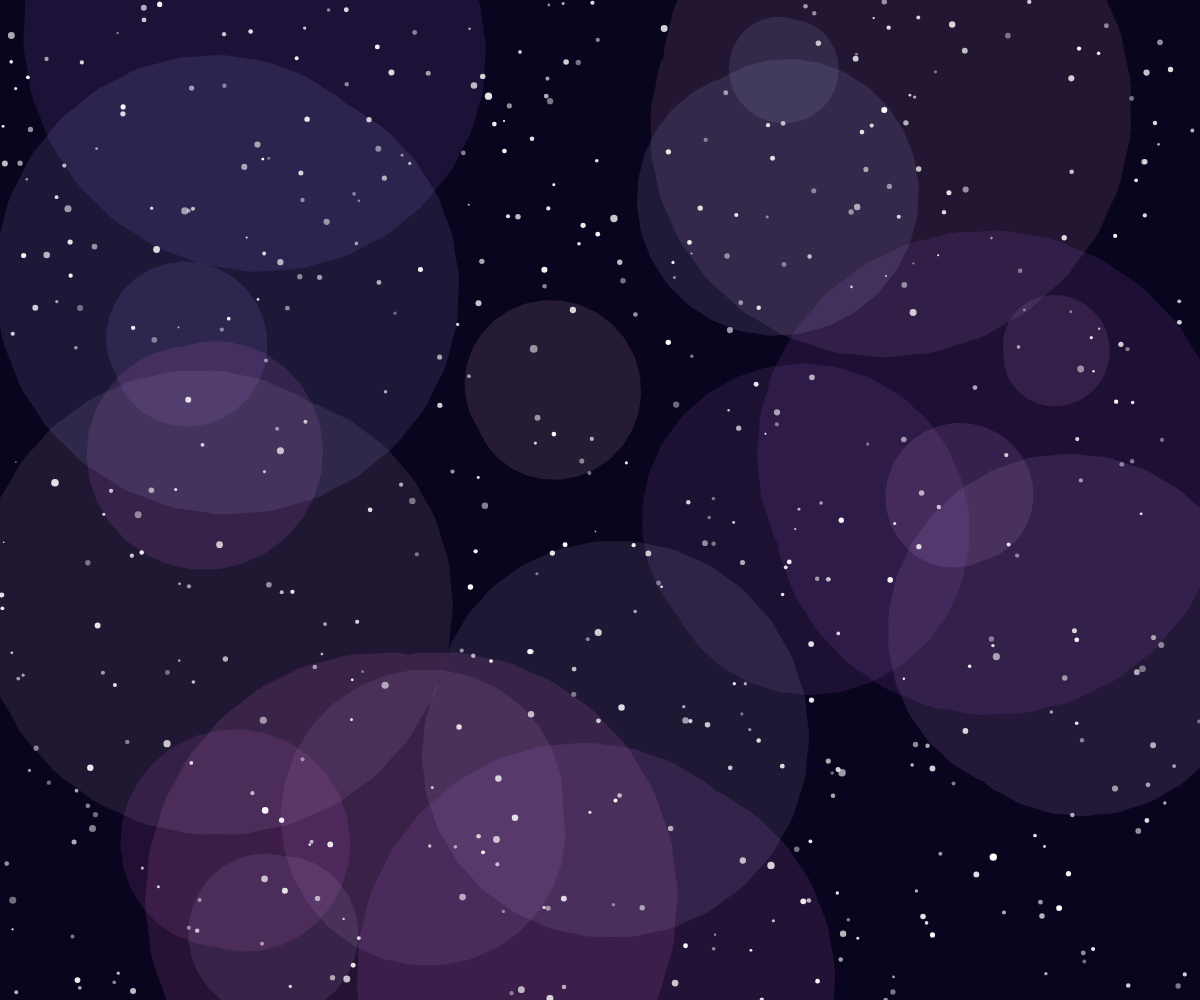
Frame 1 (no input)
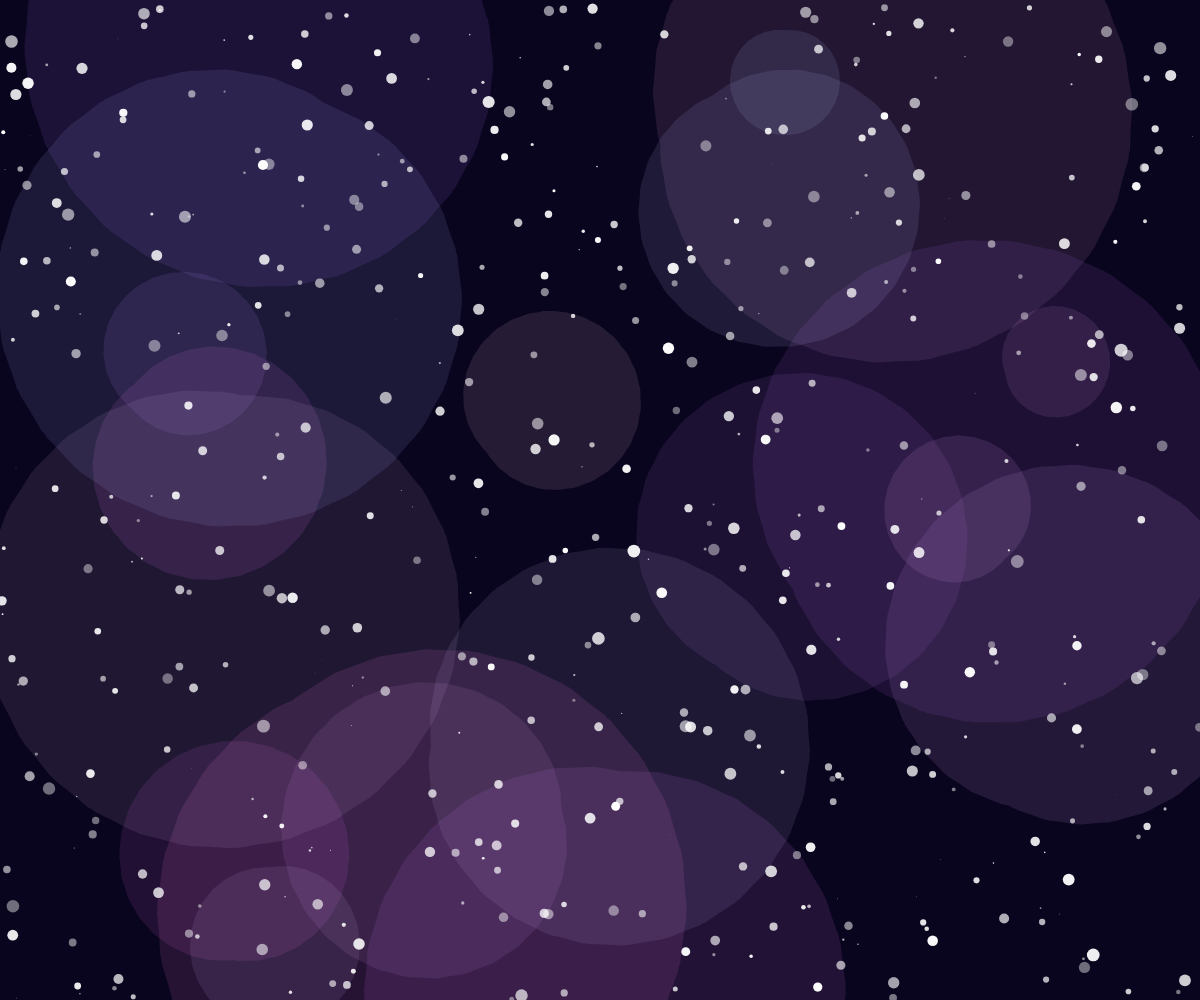
Frame 60 (no input)
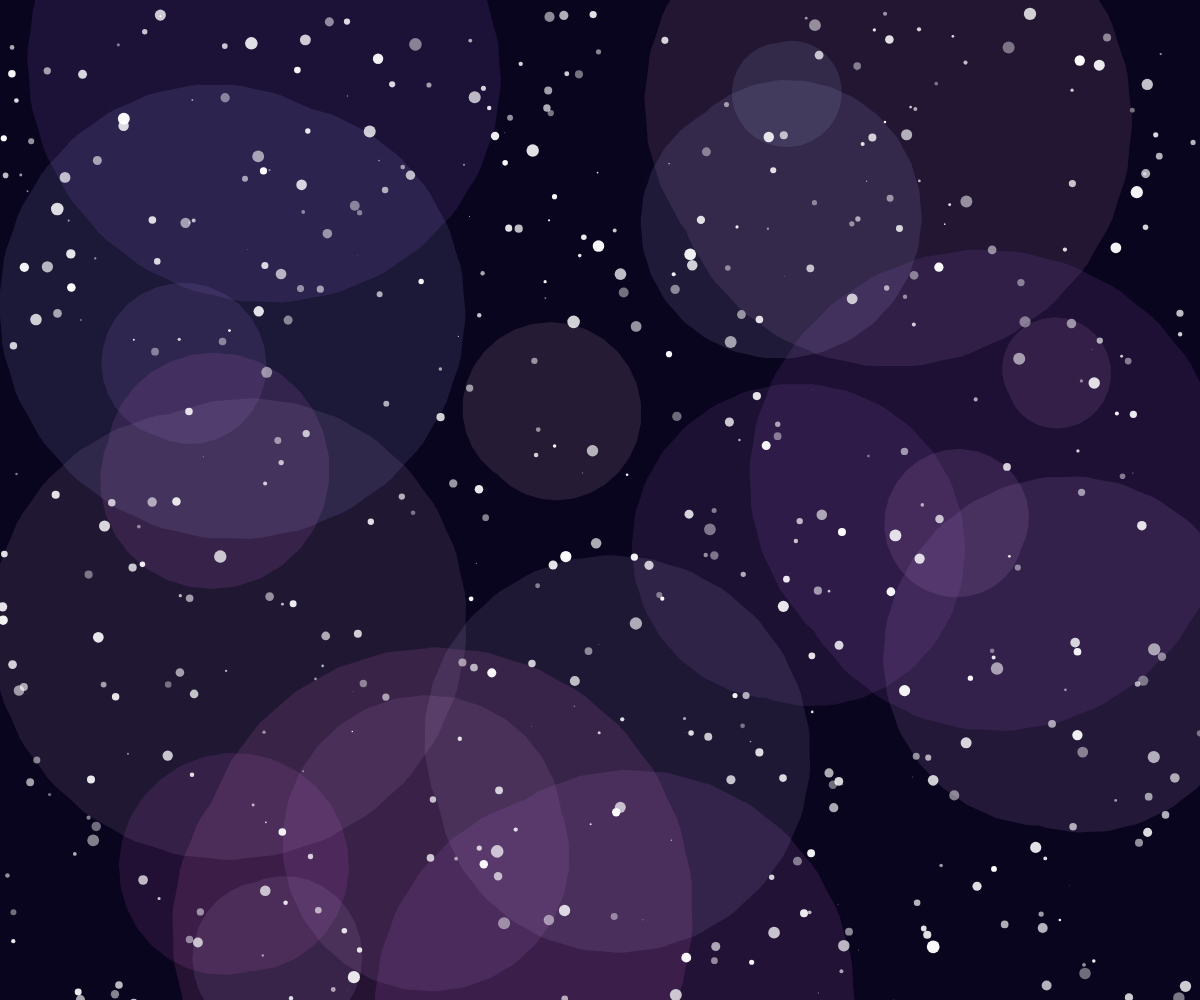
Frame 120 (the mouse pressed at the canvas centre since frame 60)

The p5.js sketch that drew these frames (run headless with seeded random() and noise() and a simulated clock; from frame 60 on, the mouse is pressed at the canvas centre):

// p5.js sketch
// ── sketch.js
let stars = [];
let nebulae = [];

function setup() {
  createCanvas(windowWidth, windowHeight);
  noStroke();
  
  // Create stars
  for (let i = 0; i < 500; i++) {
    stars.push({
      x: random(width),
      y: random(height),
      size: random(0.5, 3),
      brightness: random(100, 255),
      speed: random(0.1, 0.5)
    });
  }
  
  // Create nebula filaments
  for (let i = 0; i < 20; i++) {
    nebulae.push({
      x: random(width),
      y: random(height),
      size: random(50, 300),
      speed: random(0.001, 0.005),
      angle: random(TWO_PI),
      color: color(random(150, 255), random(100, 200), random(200, 255), 30)
    });
  }
}

function draw() {
  // Deep indigo background
  background(10, 5, 30);
  
  // Draw nebula filaments with slow drift
  for (let neb of nebulae) {
    fill(neb.color);
    noStroke();
    
    // Create flowing, organic shape
    beginShape();
    for (let i = 0; i < 100; i++) {
      let angle = neb.angle + i * 0.2;
      let radius = neb.size * (0.8 + 0.2 * sin(frameCount * neb.speed + i * 0.1));
      let x = neb.x + cos(angle) * radius;
      let y = neb.y + sin(angle) * radius;
      vertex(x, y);
    }
    endShape(CLOSE);
    
    // Slowly move nebula
    neb.x += sin(frameCount * 0.001) * 0.2;
    neb.y += cos(frameCount * 0.001) * 0.2;
    neb.angle += 0.0005;
  }
  
  // Draw stars with twinkling effect
  for (let star of stars) {
    fill(255, star.brightness);
    
    // Twinkling effect using sine wave
    let twinkle = sin(frameCount * star.speed) * 10;
    ellipse(star.x, star.y, star.size + twinkle);
    
    // Slow drift
    star.x += sin(frameCount * 0.001) * 0.1;
    star.y += cos(frameCount * 0.001) * 0.1;
    
    // Reset if off screen
    if (star.x < -20 || star.x > width + 20 || star.y < -20 || star.y > height + 20) {
      star.x = random(width);
      star.y = random(height);
    }
  }
}

function windowResized() {
  resizeCanvas(windowWidth, windowHeight);
}
